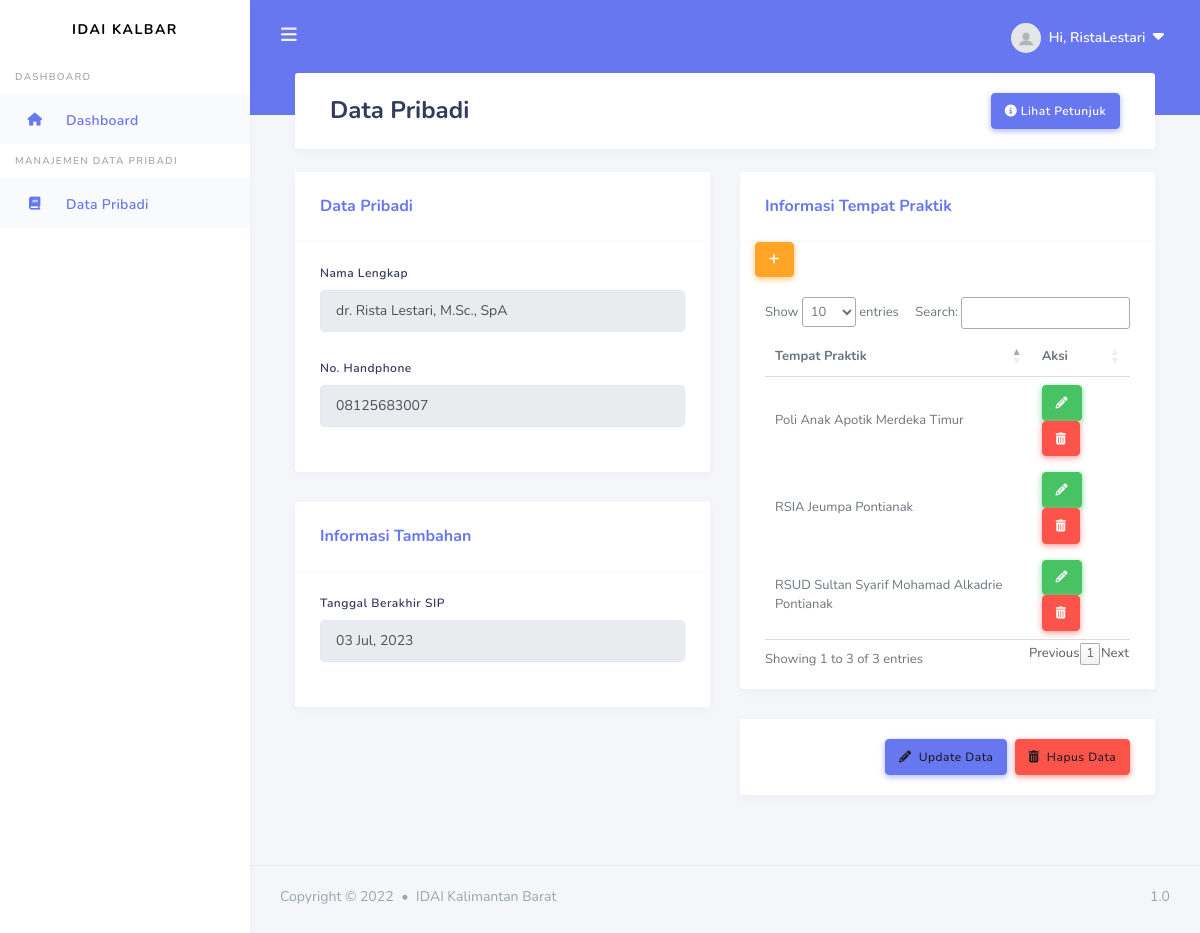
The app's page /data/4 (signed in) with its own data.
### apps/models.py (models this page shows, shortened)
class User(db.Model, UserMixin):
    id = db.Column(db.Integer, primary_key=True)
    username = db.Column(db.String(20), unique=True, nullable=False)
    email = db.Column(db.String(100), unique=True, nullable=False)
    image_file = db.Column(db.String(20), nullable=False, default='default.jpg')
    password = db.Column(db.String(20), nullable=False)
    articles = db.relationship('Article', backref='author', lazy=True)
    news = db.relationship('News', backref='author', lazy=True)
    galleries = db.relationship('Gallery', backref='author', lazy=True)
    image_galleries = db.relationship('Images_Gallery', backref='author', lazy=True)
    berkas = db.relationship('DataDokter', backref='owner', lazy=True, uselist=False)
    roles_id = db.Column(db.Integer, db.ForeignKey('roles.id'), nullable=False, default=2)

class DataDokter(db.Model):
    id = db.Column(db.Integer, primary_key=True)
    nama_lengkap = db.Column(db.String(100), unique=True, nullable=False)
    no_hp = db.Column(db.String(100), unique=True, nullable=False)
    batas_sip = db.Column(db.Date, nullable=False)
    status_data = db.Column(db.Boolean, default=False, nullable=False)
    user_id = db.Column(db.Integer, db.ForeignKey('user.id'), nullable=False)

class TempatPraktik(db.Model):
    id = db.Column(db.Integer, primary_key=True)
    tempat_praktik = db.Column(db.String(100), nullable=False)
    alamat_praktik = db.Column(db.String(200), nullable=False)
    kota_praktik = db.Column(db.String(50), nullable=False)
    hari_praktik = db.Column(db.String(50), nullable=False)
    jam_mulai = db.Column(db.Time, nullable=False)
    jam_selesai = db.Column(db.Time, nullable=False)
    user_id = db.Column(db.Integer, db.ForeignKey('user.id'))
    user = db.relationship('User', backref=db.backref('tempatpraktiks', lazy=True))

### apps/doctors/routes.py (the view)
@doctors.route("/data/<int:id>", methods=['GET'])
@login_required
def get_data(id):
    data = DataDokter.query.filter_by(user_id=id).first()
    cekdata = DataDokter.query.filter_by(user_id=current_user.id).first()
    tempat_praktik = TempatPraktik.query.filter_by(user_id=current_user.id).all()
    form = BerkasForm()
    if request.method == 'GET':
        form.nama.data = data.nama_lengkap
        form.no_hp.data = data.no_hp
        form.batas_sip.data = data.batas_sip
    return render_template('users/doctor/berkas_done.html', title='Data Pribadi', legend='Data Pribadi', data=data, roles=current_user.role.title, data_valid = cekdata.status_data, tempat_praktik=tempat_praktik)

### apps/doctors/forms.py
class BerkasForm(FlaskForm):
    nama = StringField('Nama Lengkap', validators=[DataRequired()], render_kw={"placeholder": "Nama Lengkap"})
    no_hp = StringField('No. HP', validators=[DataRequired()], render_kw={"placeholder": "No. Handphone"})
    batas_sip = DateField('Terakhir Berlaku SIP', validators=[DataRequired()], format='%Y-%m-%d')
    submit = SubmitField('Simpan Data')

### apps/models.py (called while the page is built)
@login_manager.user_loader
def load_user(user_id):
    return User.query.get(int(user_id))

### apps/templates/users/doctor/berkas_done.html (shortened to what this page needs)
{% extends "layouts/base_dashboard.html" %}
{% block header %}
<div class="container">
    <h1> {{ title }}</h1>
    <button type="button" class="btn btn-primary float-right" data-toggle="modal" data-target="#modalll">
        <i class="fa-solid fa-circle-info"></i>&nbsp;Lihat Petunjuk
    </button>
</div>
{% endblock header %}
{% block content %}
<section class="section">
    <div class="section-body">
      <div class="row">
        <div class="col-12 col-md-6 col-lg-6">
          <div class="card">
            <div class="card-header">
              <h4>Data Pribadi</h4>
            </div>
            <div class="card-body">
                <div class="form-group">
                  <label>Nama Lengkap</label>
                  <input type="text" class="form-control" value="{{data.nama_lengkap}}" readonly>
                </div>
                <div class="form-group">
                    <label>No. Handphone</label>
                    <input type="text" class="form-control" value="{{data.no_hp}}" readonly>
                  </div>
            </div>
          </div>
          <div class="card">
            <div class="card-header">
              <h4>Informasi Tambahan</h4>
            </div>
            <div class="card-body">
              <div class="form-group">
                <label>Tanggal Berakhir SIP</label>
                <input type="text" class="form-control" value="{{data.batas_sip.strftime('%d %b, %Y')}}" readonly>
              </div>
            </div>
          </div>
        </div>
        <div class="col-12 col-md-6 col-lg-6">
          <div class="card">
            <div class="card-header">
              <h4>Informasi Tempat Praktik</h4>
            </div>
            <div class="col-6">
              <a href="{{ url_for('doctors.tambah_tempatpraktik') }}" type="button" class="btn btn-warning btn-md" data-placement="top" title="Tambah Tempat Praktik"><i class="fa-solid fa-plus"></i></a>
            </div>
            <div class="card-body">
              <table id="data">
                <thead>
                  <tr>
                    <th scope="col">Tempat Praktik</th>
                    <th scope="col">Aksi</th>
                  </tr>
                </thead>
                <tbody>
                  {% for tp in tempat_praktik %}
                  <tr>
                    <td>{{ tp.tempat_praktik }}</td>
                    <td>
                      <div>
                        <a href="{{ url_for('doctors.update_tp', id=tp.id) }}" type="button" class="btn btn-success btn-md mr-1" data-placement="top" title="Edit Tempat Praktik"><i class="fa-solid fa-pencil"></i></a>
                        <button type="button" class="btn btn-md btn-danger " data-toggle="modal" data-target="#deleteModal{{tp.id}}" title="Delete">
                            <i class="fa-solid fa-trash-can"></i>
                        </button>
                      </div>
                    </td>
                  </tr>
                  {% endfor %}
                </tbody>
              </table>
            </div>
          </div>
            <div class="card">
                  <div class="card-footer text-right">
                    <button class="btn btn-primary mr-1" type="button" title="Edit Data"><a class="text-decoration-none text-dark" href="{{ url_for('doctors.berkas_update', id=current_user.id)}}"><i class="fa-solid fa-pencil"></i> &nbsp;Update Data</a></button>
                    <button class="btn btn-danger" type="button" data-toggle="modal" data-target="#deleteModal" title="Hapus Data"><a class="text-decoration-none text-dark" ><i class="fa-solid fa-trash-can"></i> &nbsp;Hapus Data</a></button>
                  </div>
            </div>
        </div>
      </div>
    </div>
</section>
{% endblock content%}

### apps/templates/includes/header.html (shortened to what this page needs)
<div class="navbar-bg"></div>
    <nav class="navbar navbar-expand-lg main-navbar">
      <form class="form-inline mr-auto">
        <ul class="navbar-nav mr-3">
          <li><a href="#" data-toggle="sidebar" class="nav-link nav-link-lg"><i class="fas fa-bars"></i></a></li>
        </ul>
      </form>
      <ul class="navbar-nav navbar-right">
        <li class="dropdown"><a href="#" data-toggle="dropdown" class="nav-link notification-toggle nav-link-lg nav-link-user"><img src="{{ url_for ('static', filename='assets/img/profile_pics/default.jpg') }}" alt="" class="rounded-circle mr-1">
          <div class="d-sm-none d-lg-inline-block">Hi, {{ current_user.username}} &nbsp;<small><i class="fa-solid fa-caret-down"></i></small></div></a>
        </li>
      </ul>
    </nav>

### records on screen
User: username "RistaLestari"
DataDokter: nama_lengkap "dr. Rista Lestari, M.Sc., SpA", no_hp "08125683007", batas_sip "03 Jul, 2023"
TempatPraktik: tempat_praktik "RSUD Sultan Syarif Mohamad Alkadrie Pontianak"
TempatPraktik: tempat_praktik "RSIA Jeumpa Pontianak"
TempatPraktik: tempat_praktik "Poli Anak Apotik Merdeka Timur"

### other values on screen
{{ title }} "Data Pribadi"
